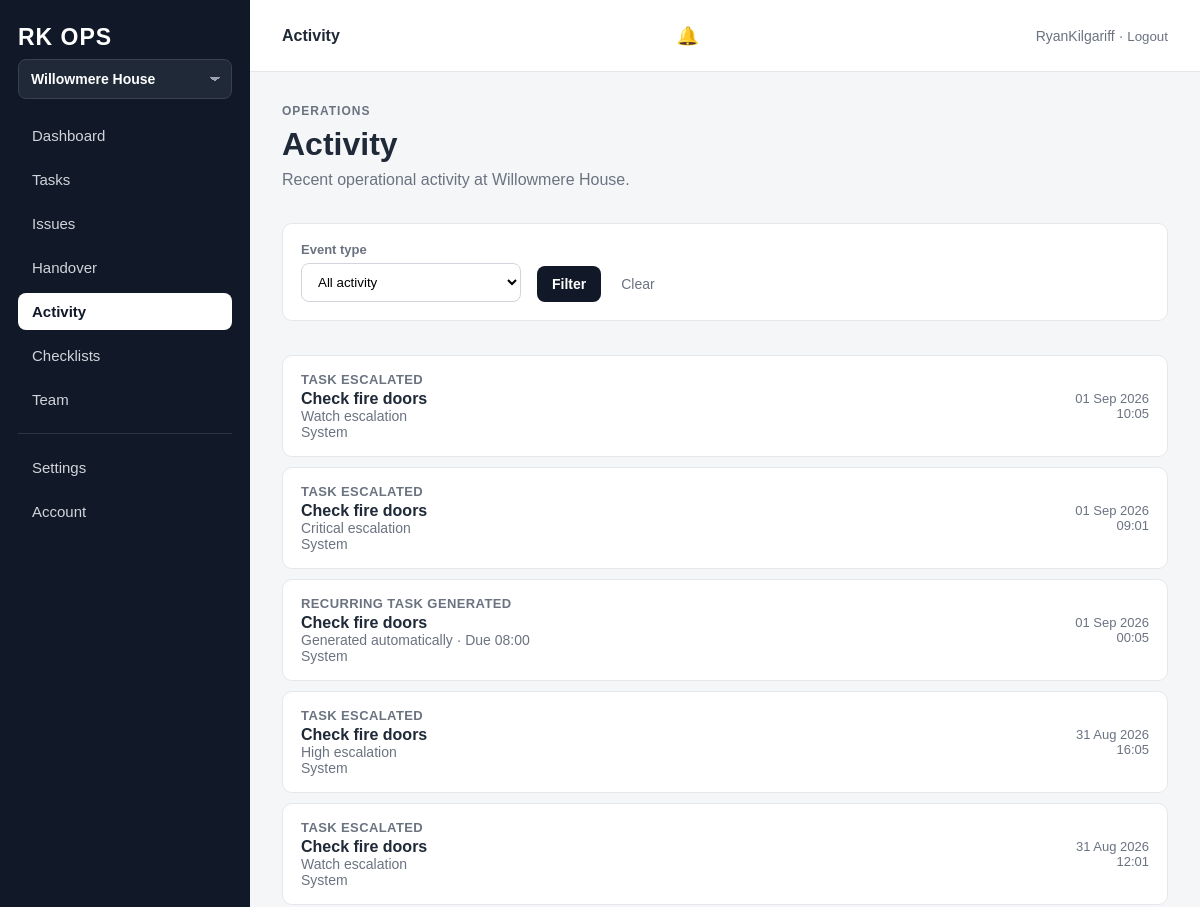
Before: /p/willowmere-house/activity/ (signed in, upper part) with the older database file.
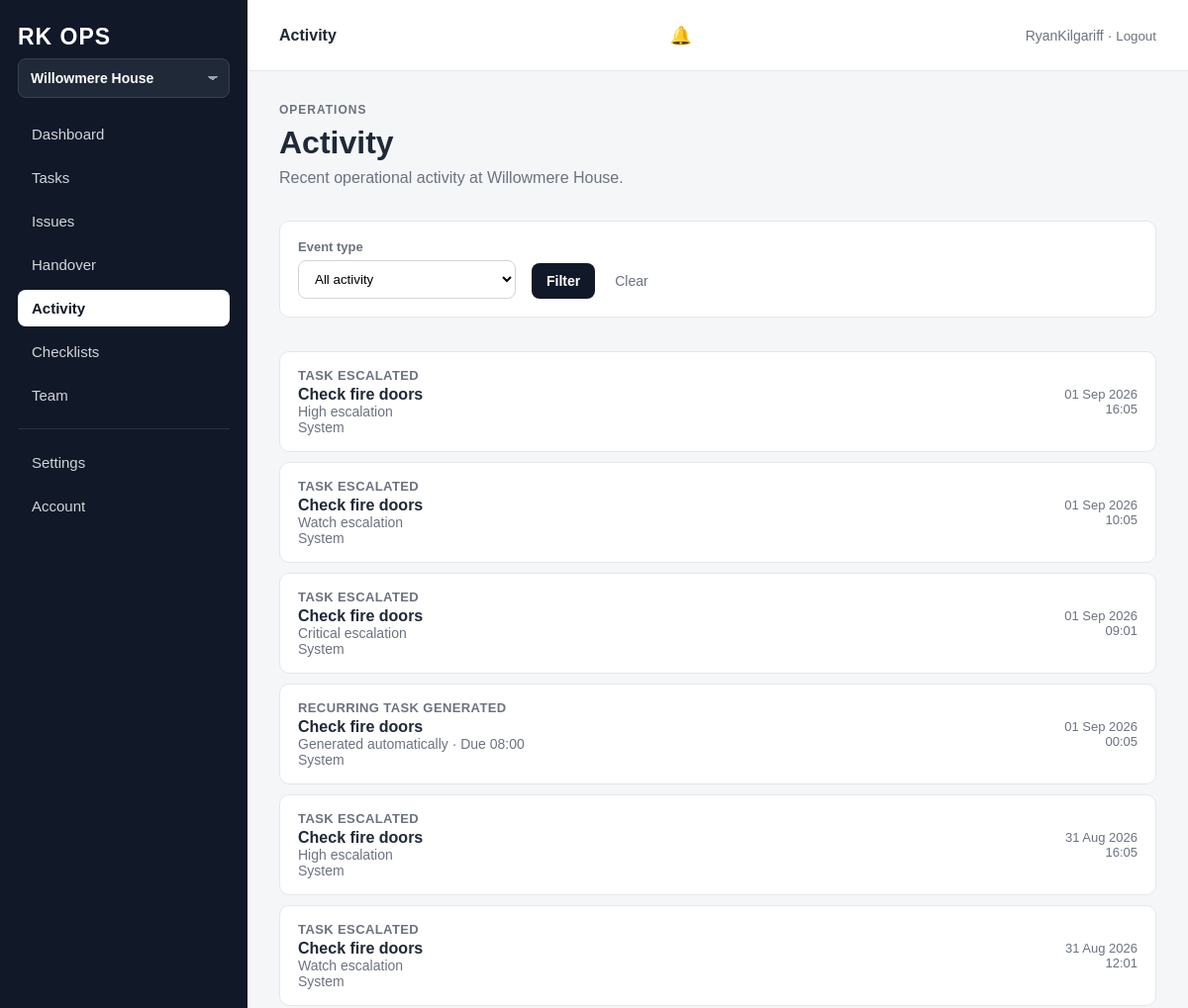
After: the same page with the newer database file.
### operations/models.py (models this page shows, shortened)
class ActivityLog(models.Model):
    class EventType(models.TextChoices):
        TASK_CREATED = "task_created", "Task created"
        TASK_COMPLETED = "task_completed", "Task completed"
        TASK_ASSIGNED = "task_assigned", "Task assigned"
        ISSUE_REPORTED = "issue_reported", "Issue reported"
        ISSUE_RESOLVED = "issue_resolved", "Issue resolved"
        ISSUE_ASSIGNED = "issue_assigned", "Issue assigned"
        CHECKLIST_STARTED = "checklist_started", "Checklist started"
        CHECKLIST_COMPLETED = "checklist_completed", "Checklist completed"
        HANDOVER_ADDED = "handover_added", "Handover note added"
        TEAM_MEMBER_ADDED = "team_member_added", "Team member added"
        RECURRING_GENERATED = "recurring_generated", "Recurring task generated"
        TASK_ESCALATED = "task_escalated", "Task escalated"
        TASK_DEESCALATED = "task_deescalated", "Task de-escalated"
    property = models.ForeignKey(
        Property,
        on_delete=models.CASCADE,
        related_name="activity_logs",
    )
    user = models.ForeignKey(
        settings.AUTH_USER_MODEL,
        on_delete=models.SET_NULL,
        null=True,
        blank=True,
        related_name="ops_activity_logs",
    )
    event_type = models.CharField(
        max_length=40,
        choices=EventType.choices,
    )
    title = models.CharField(max_length=200)
    detail = models.CharField(
        max_length=255,
        blank=True,
    )
    created_at = models.DateTimeField(
        auto_now_add=True,
    )
    class Meta:
        ordering = ["-created_at"]

### operations/views.py (the view)
@login_required
def activity_list(request, property_slug):
    property_obj, membership = get_property_for_user(
        request.user,
        property_slug,
    )
    activities = (
        ActivityLog.objects
        .filter(property=property_obj)
        .select_related("user")
        .order_by("-created_at")
    )
    event_filter = request.GET.get("event_type")
    if event_filter:
        activities = activities.filter(
            event_type=event_filter,
        )
    context = {
        "property": property_obj,
        "membership": membership,
        "activities": activities,
        "event_filter": event_filter,
        "event_choices": ActivityLog.EventType.choices,
        "active_page": "activity",
    }
    return render(
        request,
        "operations/activity_list.html",
        context,
    )

### operations/utils.py (called while the page is built, shortened)
def require_active_subscription(
    organisation,
):
    try:
        subscription = organisation.subscription
    except OrganisationSubscription.DoesNotExist:
        raise PermissionDenied(
            "This organisation does not have "
            "an active RK Ops subscription."
        )
    blocked_statuses = {
        OrganisationSubscription.Status.CANCELLED,
        OrganisationSubscription.Status.SUSPENDED,
    }
    if subscription.status in blocked_statuses:
        raise PermissionDenied(
            "This RK Ops organisation is currently unavailable."
        )
    return subscription

def get_property_for_user(
    user,
    property_slug,
):
    property_obj = get_object_or_404(
        Property.objects.select_related(
            "organisation"
        ),
        slug=property_slug,
        is_active=True,
    )
    organisation = property_obj.organisation
    if not organisation.is_active:
        raise PermissionDenied(
            "This property is not available."
        )
    require_active_subscription(
        organisation
    )
    if user.is_superuser:
        return property_obj, None

### operations/templates/operations/activity_list.html (shortened to what this page needs)
{% extends "operations/base.html" %}
{% block topbar_title %}
Activity
{% endblock %}
{% block content %}
<div class="section-header">
    <div>
        <p class="page-eyebrow">
            Operations
        </p>
        <h1 class="page-title">
            Activity
        </h1>
        <p class="page-subtitle">
            Recent operational activity at {{ property.name }}.
        </p>
    </div>
</div>
<section class="section">
    <form
        method="get"
        class="filters"
    >
        <div>
            <label for="event_type">
                Event type
            </label>
            <select
                name="event_type"
                id="event_type"
            >
                <option value="">
                    All activity
                </option>
            </select>
        </div>
        <button
            type="submit"
            class="button"
        >
            Filter
        </button>
        <a
            href="{% url 'operations:activity_list' property.slug %}"
            class="clear-filter"
        >
            Clear
        </a>
    </form>
</section>
<section class="section">
    <div class="activity-list">
        {% for activity in activities %}
            <article class="activity-item">
                <div class="activity-main">
                    <div class="activity-title">
                        {{ activity.get_event_type_display }}
                    </div>
                    <div class="activity-name">
                        {{ activity.title }}
                    </div>
                    {% if activity.detail %}
                        <div class="task-meta">
                            {{ activity.detail }}
                        </div>
                    {% endif %}
                    {% if activity.user %}
                        <div class="task-meta">
                            by
                            {{ activity.user.get_full_name|default:activity.user.username }}
                        </div>
                    {% else %}
                        <div class="task-meta">
                            System
                        </div>
                    {% endif %}
                </div>
                <div class="activity-time">
                    {{ activity.created_at|date:"d M Y" }}
                    <br>
                    {{ activity.created_at|date:"H:i" }}
                </div>
            </article>
        {% empty %}
            <div class="empty-state">
                No activity matches this filter.
            </div>
        {% endfor %}
    </div>
</section>
{% endblock %}

Changed rows visible on the page:
added ActivityLog: event_type "TASK ESCALATED", title "Check fire doors", detail "High escalation", shows "System", created_at "01 Sep 2026", created_at "16:05"
